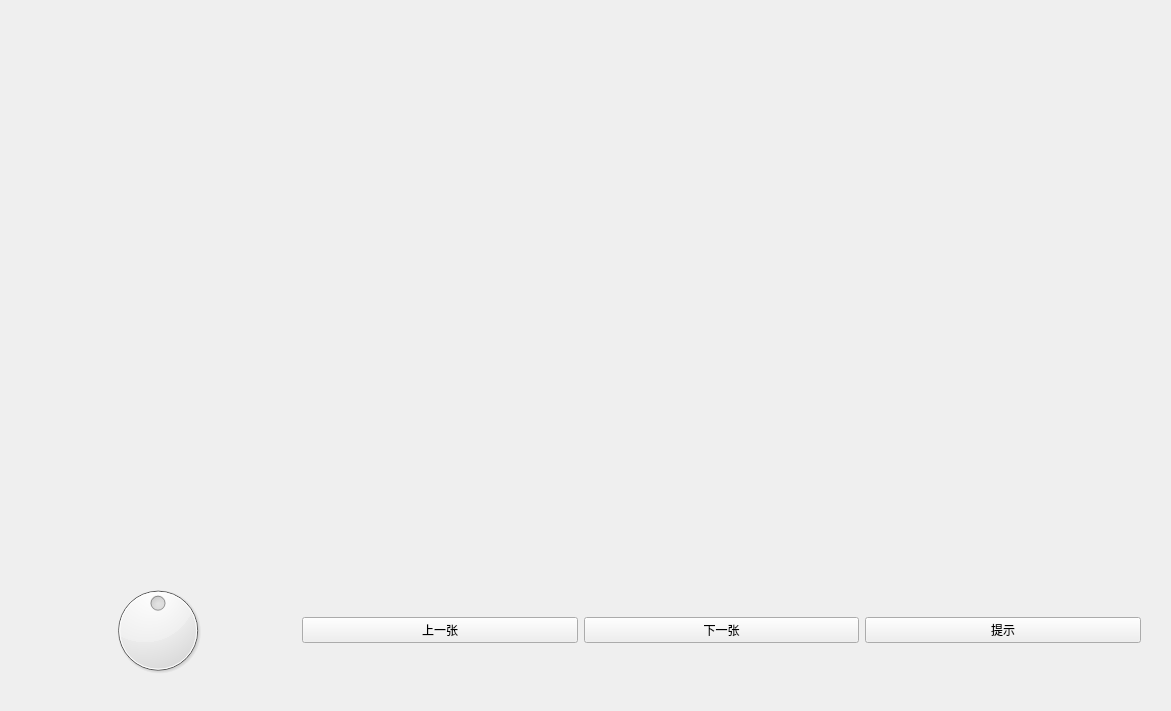
<?xml version="1.0" encoding="UTF-8"?>
<ui version="4.0">
 <class>huilongguan</class>
 <widget class="QWidget" name="huilongguan">
  <property name="geometry">
   <rect>
    <x>0</x>
    <y>0</y>
    <width>1171</width>
    <height>711</height>
   </rect>
  </property>
  <property name="windowTitle">
   <string>Form</string>
  </property>
  <widget class="QWidget" name="horizontalLayoutWidget">
   <property name="geometry">
    <rect>
     <x>20</x>
     <y>580</y>
     <width>1121</width>
     <height>101</height>
    </rect>
   </property>
   <layout class="QHBoxLayout" name="horizontalLayout">
    <item>
     <widget class="QDial" name="dial">
      <property name="minimum">
       <number>-100</number>
      </property>
      <property name="maximum">
       <number>100</number>
      </property>
     </widget>
    </item>
    <item>
     <widget class="QPushButton" name="pushButton">
      <property name="text">
       <string>上一张</string>
      </property>
     </widget>
    </item>
    <item>
     <widget class="QPushButton" name="pushButton_3">
      <property name="text">
       <string>下一张</string>
      </property>
     </widget>
    </item>
    <item>
     <widget class="QPushButton" name="pushButton_2">
      <property name="text">
       <string>提示</string>
      </property>
     </widget>
    </item>
   </layout>
  </widget>
  <widget class="QLabel" name="label">
   <property name="geometry">
    <rect>
     <x>20</x>
     <y>20</y>
     <width>1131</width>
     <height>541</height>
    </rect>
   </property>
   <property name="text">
    <string/>
   </property>
  </widget>
 </widget>
 <resources/>
 <connections/>
</ui>
